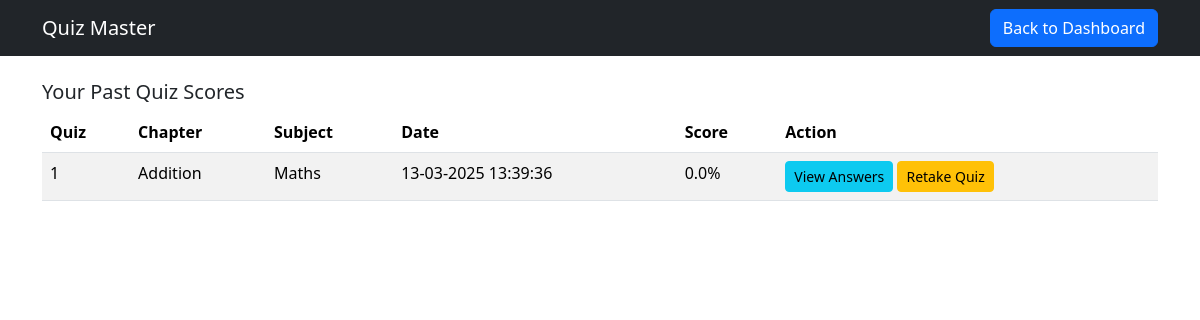
/user_scores (signed in), run on an earlier commit of the app's database.
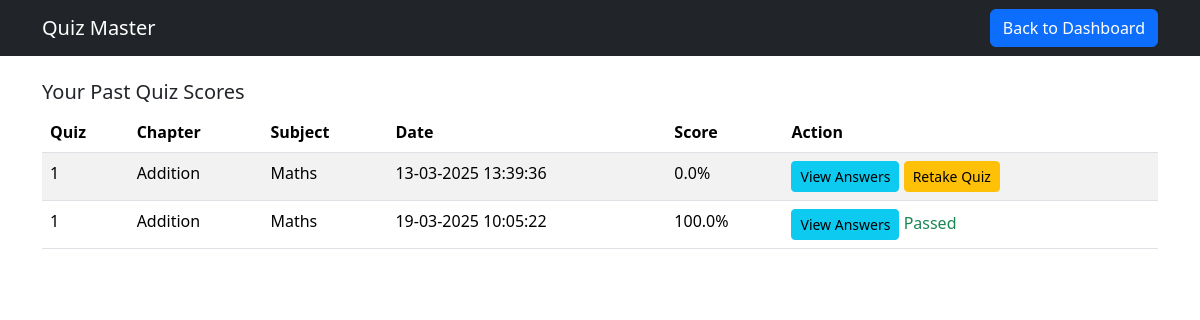
And on a later commit of the database.
### app.py (models this page shows)
class Score(db.Model):
    __tablename__ = 'score'
    ScoreID = db.Column(db.Integer, primary_key=True, autoincrement=True)
    QuizID = db.Column(db.Integer, db.ForeignKey('quiz.QuizID'), nullable=False)
    UserID = db.Column(db.Integer, db.ForeignKey('user.UserID'), nullable=False)
    TimeStamp = db.Column(db.DateTime, default=db.func.current_timestamp())  # Auto-fills time of attempt
    TotalScore = db.Column(db.Float, nullable=False)
    user = db.relationship('User', backref='scores')
    quiz = db.relationship('Quiz', backref='scores')

class Quiz(db.Model):
    __tablename__ = 'quiz'
    QuizID = db.Column(db.Integer, primary_key=True, autoincrement=True)
    Date_of_quiz = db.Column(db.Date, nullable=False)
    Time_duration = db.Column(db.String(5), nullable=False)
    Remarks = db.Column(db.String(500))
    ChapterID = db.Column(db.Integer, db.ForeignKey('chapter.ChapterID'), nullable=False)
    QuestionsR = db.relationship('Questions', backref='quiz', lazy=True)

class Chapter(db.Model):
    __tablename__ = 'chapter'
    ChapterID = db.Column(db.Integer, primary_key=True, autoincrement=True)
    Chaptername = db.Column(db.String(500), nullable=False)
    Description = db.Column(db.String(500), nullable=False)
    QuizR = db.relationship('Quiz', backref='chapter', lazy=True)
    SubjectID = db.Column(db.Integer, db.ForeignKey('subject.SubjectID'), nullable=False)
    subject = db.relationship('Subject', backref='chapters')

class Subject(db.Model):
    __tablename__ = 'subject'
    SubjectID = db.Column(db.Integer, primary_key=True, autoincrement=True)
    Subjectname = db.Column(db.String(500), nullable=False)
    Description = db.Column(db.String(500), nullable=False)

### app.py (the view)
@app.route('/user_scores')
def user_scores():
    if 'user_id' not in session:
        flash("Unauthorized access!", "danger")
        return redirect(url_for("home"))
    user_id = session['user_id']
    scores = Score.query.filter_by(UserID=user_id).all()
    for score in scores:
        score.retake_allowed = score.TotalScore < 40
        ist_time = score.TimeStamp + timedelta(hours=5, minutes=30)  # Converting the time to IST
        score.ist_time_str = ist_time.strftime('%d-%m-%Y %H:%M:%S')
    return render_template("quiz_scores.html", scores=scores)

### templates/quiz_scores.html (shortened to what this page needs)
<!DOCTYPE html>
<html lang="en">
<head>
    <link href="https://cdn.jsdelivr.net/npm/bootstrap@5.3.2/dist/css/bootstrap.min.css" rel="stylesheet">
</head>
<body>
    <nav class="navbar navbar-expand-lg navbar-dark bg-dark">
        <div class="container">
            <a class="navbar-brand" href="#">Quiz Master</a>
            <a href="{{ url_for('user_dashboard') }}" class="btn btn-primary">Back to Dashboard</a>
        </div>
    </nav>
    <div class="container mt-4">
        <h5>Your Past Quiz Scores</h5>
        {% if scores %}
        <table class="table table-striped">
            <thead>
                <tr>
                    <th>Quiz</th>
                    <th>Chapter</th>
                    <th>Subject</th>
                    <th>Date</th>
                    <th>Score</th>
                    <th>Action</th>
                </tr>
            </thead>
            <tbody>
                {% for score in scores %}
                <tr>
                    <td>{{ score.quiz.QuizID }}</td>
                    <td>{{ score.quiz.chapter.Chaptername }}</td>
                    <td>{{ score.quiz.chapter.subject.Subjectname }}</td>
                    <td>{{ score.ist_time_str }}</td>
                    <td>{{ score.TotalScore }}%</td>
                    <td>
                        <button class="btn btn-info btn-sm" data-bs-toggle="modal" data-bs-target="#viewAnswers{{ score.ScoreID }}">View Answers</button>
                        {% if score.TotalScore < 40 %}
                            <a href="{{ url_for('start_quiz', quiz_id=score.quiz.QuizID) }}" class="btn btn-warning btn-sm">Retake Quiz</a>
                        {% else %}
                            <span class="text-success">Passed</span>
                        {% endif %}
                    </td>
                </tr>
                {% endfor %}
            </tbody>
        </table>
        {% else %}
        <p>No quiz attempts found.</p>
        {% endif %}
    </div>
</body>
</html>

What changed in the data, as far as the page shows it:
added Score: quiz.QuizID "1", quiz.chapter.Chaptername "Addition", quiz.chapter.subject.Subjectname "Maths", ist_time_str "19-03-2025 10:05:22", TotalScore "100.0", shows "Passed"
